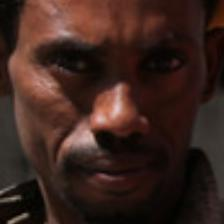
#> input picture local_test/images/BLACK_FACE.jpg, 224 x 224 px; its folder holds only this picture in this run
$ python -i transforms.py   (imports and definitions only)
#> lines starting #> are read from the running program, lines starting #| are printed output that depends on the picture
#> further down, picture is the input picture: PIL image 224x224 RGB; mean R, G, B 58.9, 36.6, 30
import numpy as np
import cv2
from PIL import Image

def normalize_skintone(img: Image.Image) -> Image.Image:
    """
    Normalize skin-tone brightness in a gentle, stable way.

    1. Apply CLAHE to equalize local contrast.
    2. Compute median intensity in the central region (proxy for skin).
    3. Apply a *clipped* global scaling factor so that median
       moves toward a target gray level, but never by more than ~30–40%.

    This strongly reduces large brightness differences between skin tones
    without blowing out highlights.
    """
    # PIL -> numpy RGB
    img_np = np.array(img.convert("RGB"))

    # Grayscale
    gray = cv2.cvtColor(img_np, cv2.COLOR_RGB2GRAY)
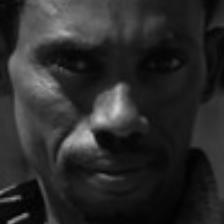
#> gray: shape (224, 224); min 1, max 206, mean 42.5

    # Step 1: CLAHE for local contrast normalization
    clahe = cv2.createCLAHE(clipLimit=2.0, tileGridSize=(8, 8))
    eq = clahe.apply(gray)
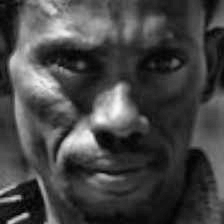
#> eq: shape (224, 224); min 2, max 250, mean 68.7

    h, w = eq.shape
#> h = 224; w = 224

    # Central region as a proxy for facial skin (images are headshots)
    x0, x1 = int(0.25 * w), int(0.75 * w)
#> x0 = 56; x1 = 168
    y0, y1 = int(0.25 * h), int(0.75 * h)
#> y0 = 56; y1 = 168
    center = eq[y0:y1, x0:x1]
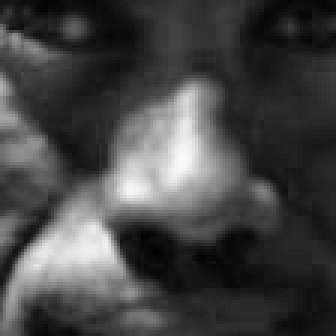
#> center: shape (112, 112) (shown 3 times larger); min 2, max 250, mean 69.1

    m = float(np.median(center))
#> m = 46
    if m < 1.0:
        m = 1.0

    # Target gray level (mid-gray, not too bright)
    target = 125.0

    # Raw scale factor
    scale = target / m
#> scale = 2.72

    # Clip scale so we never over-brighten/over-darken too much
    # e.g. at most +40% brighter or -30% darker
    scale = np.clip(scale, 0.7, 1.4)
#> scale = 1.4

    # Apply scaling to the equalized image
    norm = eq.astype(np.float32) * scale
    norm = np.clip(norm, 0, 255).astype(np.uint8)
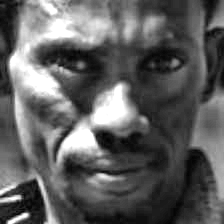
#> norm: shape (224, 224); min 2, max 255, mean 94.5

    # Back to 3-channel RGB
    norm_rgb = cv2.cvtColor(norm, cv2.COLOR_GRAY2RGB)
    return Image.fromarray(norm_rgb)

>>> from PIL import Image
>>> picture = Image.open('../../local_test/images/BLACK_FACE.jpg')
>>> result = normalize_skintone(picture)

$ run again, on local_test/images/WHITE_FACE.jpg
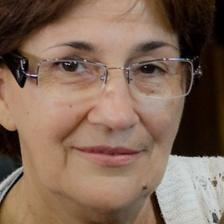
#> input picture local_test/images/WHITE_FACE.jpg, 224 x 224 px
#> picture is the input picture: PIL image 224x224 RGB; mean R, G, B 130, 104.6, 88.4
#> in normalize_skintone, `center = eq[y0:y1, x0:x1]`:
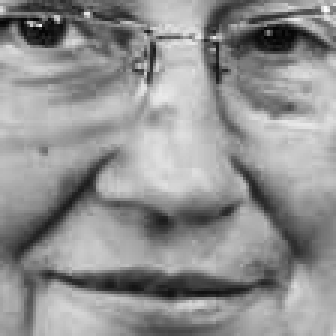
#> center: shape (112, 112) (shown 3 times larger); min 1, max 252, mean 144.8
#> m = 156
#> scale = 0.801
#> in normalize_skintone, `norm = eq.astype(np.float32) * scale`:
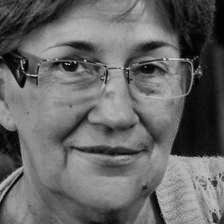
#> norm: shape (224, 224) float32; min 0.801, max 201.9, mean 102.9

$ run again, on local_test/images/glaases.jpg
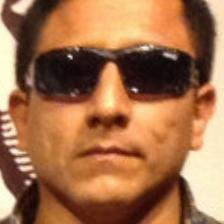
#> input picture local_test/images/glaases.jpg, 224 x 224 px
#> picture is the input picture: PIL image 224x224 RGB; mean R, G, B 162.5, 111.6, 75.2
#> in normalize_skintone, `eq = clahe.apply(gray)`:
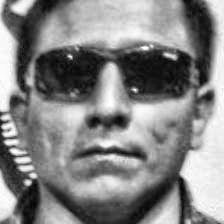
#> eq: shape (224, 224); min 4, max 255, mean 132.9
#> in normalize_skintone, `center = eq[y0:y1, x0:x1]`:
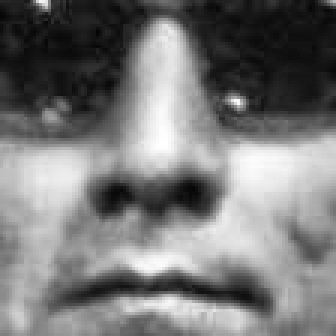
#> center: shape (112, 112) (shown 3 times larger); min 5, max 255, mean 120.5
#> m = 130
#> scale = 0.962
